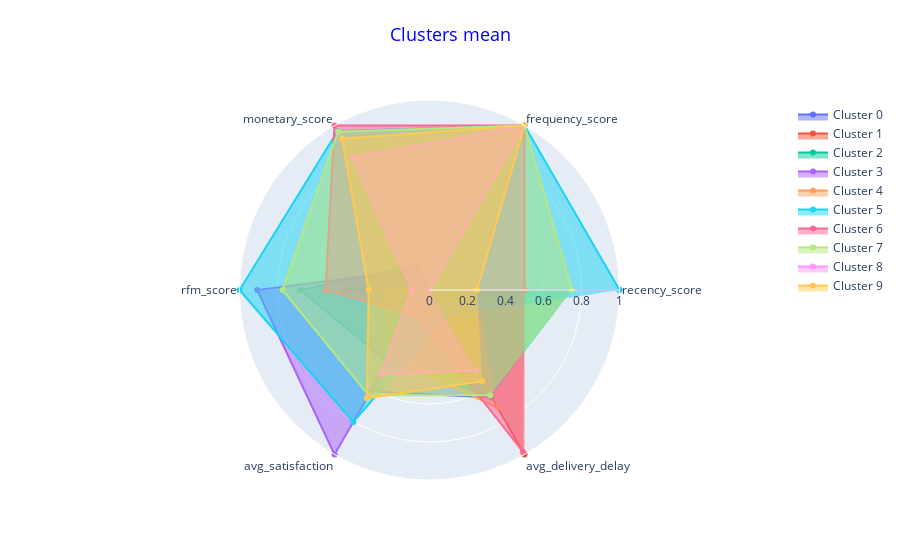

The notebook cell this image was saved under:
### Code cell
plot_radars(data=X_test_clusters, group="cluster_labels")

### Figure 1 — Plotly figure (JSON) as saved in the notebook; plotly's stock layout.template omitted (floating-point values rounded to 4 significant figures)
{"data": [{"fill": "toself", "name": "Cluster 0", "r": [0, 0, 0, 0, 0.6166, 0.6526], "theta": ["recency_score", "frequency_score", "monetary_score", "rfm_score", "avg_satisfaction", "avg_delivery_delay"], "type": "scatterpolar"}, {"fill": "toself", "name": "Cluster 1", "r": [0.5, 0, 0.02472, 0.4533, 0, 1.0], "theta": ["recency_score", "frequency_score", "monetary_score", "rfm_score", "avg_satisfaction", "avg_delivery_delay"], "type": "scatterpolar"}, {"fill": "toself", "name": "Cluster 2", "r": [0.75, 0, 0.1466, 0.6803, 0.4384, 0.6463], "theta": ["recency_score", "frequency_score", "monetary_score", "rfm_score", "avg_satisfaction", "avg_delivery_delay"], "type": "scatterpolar"}, {"fill": "toself", "name": "Cluster 3", "r": [1, 0, 0.1235, 0.9068, 1, 0], "theta": ["recency_score", "frequency_score", "monetary_score", "rfm_score", "avg_satisfaction", "avg_delivery_delay"], "type": "scatterpolar"}, {"fill": "toself", "name": "Cluster 4", "r": [0.25, 0, 0.01413, 0.2267, 0.4094, 0.7164], "theta": ["recency_score", "frequency_score", "monetary_score", "rfm_score", "avg_satisfaction", "avg_delivery_delay"], "type": "scatterpolar"}, {"fill": "toself", "name": "Cluster 5", "r": [1, 1, 0.967, 1, 0.8021, 0.1632], "theta": ["recency_score", "frequency_score", "monetary_score", "rfm_score", "avg_satisfaction", "avg_delivery_delay"], "type": "scatterpolar"}, {"fill": "toself", "name": "Cluster 6", "r": [0.5, 1, 1.0, 0.5469, 0.1501, 0.9826], "theta": ["recency_score", "frequency_score", "monetary_score", "rfm_score", "avg_satisfaction", "avg_delivery_delay"], "type": "scatterpolar"}, {"fill": "toself", "name": "Cluster 7", "r": [0.75, 1, 0.9621, 0.7734, 0.6404, 0.6391], "theta": ["recency_score", "frequency_score", "monetary_score", "rfm_score", "avg_satisfaction", "avg_delivery_delay"], "type": "scatterpolar"}, {"fill": "toself", "name": "Cluster 8", "r": [0, 1, 0.8057, 0.09307, 0.5102, 0.4876], "theta": ["recency_score", "frequency_score", "monetary_score", "rfm_score", "avg_satisfaction", "avg_delivery_delay"], "type": "scatterpolar"}, {"fill": "toself", "name": "Cluster 9", "r": [0.25, 1, 0.9187, 0.32, 0.6581, 0.5549], "theta": ["recency_score", "frequency_score", "monetary_score", "rfm_score", "avg_satisfaction", "avg_delivery_delay"], "type": "scatterpolar"}], "layout": {"polar": {"radialaxis": {"range": [0, 1], "visible": true}}, "showlegend": true, "title": {"font": {"color": "blue", "size": 18}, "text": "Clusters mean", "x": 0.5, "xanchor": "center", "y": 0.95, "yanchor": "top"}}}
